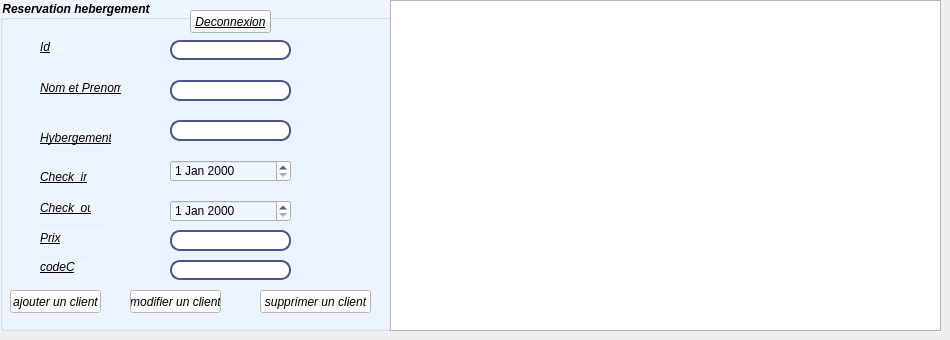
      <widget class="QWidget" name="tab">
       <attribute name="title">
        <string>CRUD</string>
       </attribute>
       <widget class="QGroupBox" name="groupBox">
        <property name="geometry">
         <rect>
          <x>0</x>
          <y>0</y>
          <width>391</width>
          <height>331</height>
         </rect>
        </property>
        <property name="font">
         <font>
          <weight>75</weight>
          <italic>true</italic>
          <bold>true</bold>
          <strikeout>false</strikeout>
         </font>
        </property>
        <property name="styleSheet">
         <string notr="true">background-color: rgb(239, 246, 255);
</string>
        </property>
        <property name="title">
         <string>Reservation hebergement</string>
        </property>
        <widget class="QLineEdit" name="lineEdit_nomPrenom">
         <property name="geometry">
          <rect>
           <x>170</x>
           <y>80</y>
           <width>121</width>
           <height>21</height>
          </rect>
         </property>
         <property name="styleSheet">
          <string notr="true">QLineEdit{

border: 2px solid rgb(76,84,140);

border-radius: 10px;

color: #FFF;

padding-left:20px;

padding-right:20px;

background-color:rgb(255 255, 255)

}

QLineEdit:hover{

border:2px sold ;

color: rgb(255, 0, 0);

}

QLineEdit:focus{

border:20px sold rgb(0, 0, 0);

background-color:rgb(131,131,131);

}



</string>
         </property>
        </widget>
        <widget class="QLineEdit" name="lineEdit_hebergement">
         <property name="geometry">
          <rect>
           <x>170</x>
           <y>120</y>
           <width>121</width>
           <height>21</height>
          </rect>
         </property>
         <property name="styleSheet">
          <string notr="true">QLineEdit{

border: 2px solid rgb(76,84,140);

border-radius: 10px;

color: #FFF;

padding-left:20px;

padding-right:20px;

background-color:rgb(255, 255, 255)

}

QLineEdit:hover{

border:2px sold ;

color: rgb(255, 0, 0);

}

QLineEdit:focus{

border:20px sold rgb(0, 0, 0);

background-color:rgb(131, 131, 131);

}



</string>
         </property>
        </widget>
        <widget class="QLineEdit" name="lineEdit_prix">
         <property name="geometry">
          <rect>
           <x>170</x>
           <y>230</y>
           <width>121</width>
           <height>21</height>
          </rect>
         </property>
         <property name="styleSheet">
          <string notr="true">QLineEdit{

border: 2px solid rgb(76,84,140);

border-radius: 10px;

color: #FFF;

padding-left:20px;

padding-right:20px;

background-color:rgb(255, 255, 255)

}

QLineEdit:hover{

border:2px sold ;

color: rgb(255, 0, 0);

}

QLineEdit:focus{

border:20px sold rgb(0, 0, 0);

background-color:rgb(131, 131, 131);

}



</string>
         </property>
        </widget>
        <widget class="QDateEdit" name="dateEdit_checkin">
         <property name="geometry">
          <rect>
           <x>170</x>
           <y>160</y>
           <width>121</width>
           <height>22</height>
          </rect>
         </property>
         <property name="styleSheet">
          <string notr="true">QLineEdit{
	background-color: rgb(255, 255, 255);

border: 2px solid rgb(76,84,140);

border-radius: 10px;

color: #FFF;

padding-left:20px;

padding-right:20px;

background-color:rgb(0, 0, 127)

}

QLineEdit:hover{

border:2px sold ;

color: rgb(255, 0, 0);

}

QLineEdit:focus{

border:20px sold rgb(0, 0, 0);

background-color:rgb(131, 131, 131);

}



</string>
         </property>
        </widget>
        <widget class="QDateEdit" name="dateEdit_checkout">
         <property name="geometry">
          <rect>
           <x>170</x>
           <y>200</y>
           <width>121</width>
           <height>22</height>
          </rect>
         </property>
        </widget>
        <widget class="QLabel" name="nomPrenom">
         <property name="geometry">
          <rect>
           <x>40</x>
           <y>80</y>
           <width>81</width>
           <height>16</height>
          </rect>
         </property>
         <property name="font">
          <font>
           <weight>50</weight>
           <italic>true</italic>
           <bold>false</bold>
           <underline>true</underline>
           <strikeout>false</strikeout>
          </font>
         </property>
         <property name="text">
          <string>Nom et Prenom</string>
         </property>
        </widget>
        <widget class="QLabel" name="hybergement">
         <property name="geometry">
          <rect>
           <x>40</x>
           <y>130</y>
           <width>71</width>
           <height>16</height>
          </rect>
         </property>
         <property name="font">
          <font>
           <italic>true</italic>
           <underline>true</underline>
          </font>
         </property>
         <property name="text">
          <string>Hybergement</string>
         </property>
        </widget>
        <widget class="QLabel" name="checkin">
         <property name="geometry">
          <rect>
           <x>40</x>
           <y>170</y>
           <width>47</width>
           <height>14</height>
          </rect>
         </property>
         <property name="font">
          <font>
           <italic>true</italic>
           <underline>true</underline>
          </font>
         </property>
         <property name="text">
          <string>Check_in</string>
         </property>
        </widget>
        <widget class="QLabel" name="checkout">
         <property name="geometry">
          <rect>
           <x>40</x>
           <y>200</y>
           <width>51</width>
           <height>16</height>
          </rect>
         </property>
         <property name="font">
          <font>
           <italic>true</italic>
           <underline>true</underline>
          </font>
         </property>
         <property name="text">
          <string>Check_out</string>
         </property>
        </widget>
        <widget class="QLabel" name="prix">
         <property name="geometry">
          <rect>
           <x>40</x>
           <y>230</y>
           <width>71</width>
           <height>16</height>
          </rect>
         </property>
         <property name="font">
          <font>
           <italic>true</italic>
           <underline>true</underline>
          </font>
         </property>
         <property name="text">
          <string>Prix</string>
         </property>
        </widget>
        <widget class="QLabel" name="Id">
         <property name="geometry">
          <rect>
           <x>40</x>
           <y>40</y>
           <width>47</width>
           <height>14</height>
          </rect>
         </property>
         <property name="font">
          <font>
           <italic>true</italic>
           <underline>true</underline>
          </font>
         </property>
         <property name="text">
          <string>Id</string>
         </property>
        </widget>
        <widget class="QLineEdit" name="lineEdit_Id">
         <property name="geometry">
          <rect>
           <x>170</x>
           <y>40</y>
           <width>121</width>
           <height>20</height>
          </rect>
         </property>
         <property name="styleSheet">
          <string notr="true">QLineEdit{

border: 2px solid rgb(76,84,140);

border-radius: 10px;

color: #FFF;

padding-left:20px;

padding-right:20px;

background-color:rgb(255 255, 255)

}

QLineEdit:hover{

border:2px sold ;

color: rgb(255, 0, 0);

}

QLineEdit:focus{

border:20px sold rgb(0, 0, 0);

background-color:rgb(131,131,131);

}



</string>
         </property>
         <property name="text">
          <string/>
         </property>
        </widget>
        <widget class="QLineEdit" name="lineEdit_codeC">
         <property name="geometry">
          <rect>
           <x>170</x>
           <y>260</y>
           <width>121</width>
           <height>20</height>
          </rect>
         </property>
         <property name="styleSheet">
          <string notr="true">QLineEdit{

border: 2px solid rgb(76,84,140);

border-radius: 10px;

color: #FFF;

padding-left:20px;

padding-right:20px;

background-color:rgb(255, 255, 255)

}

QLineEdit:hover{

border:2px sold ;

color: rgb(255, 0, 0);

}

QLineEdit:focus{

border:20px sold rgb(0, 0, 0);

background-color:rgb(131, 131, 131);

}



</string>
         </property>
        </widget>
        <widget class="QLabel" name="label">
         <property name="geometry">
          <rect>
           <x>40</x>
           <y>260</y>
           <width>47</width>
           <height>14</height>
          </rect>
         </property>
         <property name="font">
          <font>
           <italic>true</italic>
           <underline>true</underline>
           <strikeout>false</strikeout>
          </font>
         </property>
         <property name="text">
          <string>codeC</string>
         </property>
        </widget>
        <widget class="QPushButton" name="pushButton_deconnexion">
         <property name="geometry">
          <rect>
           <x>190</x>
           <y>10</y>
           <width>81</width>
           <height>23</height>
          </rect>
         </property>
         <property name="font">
          <font>
           <italic>true</italic>
           <underline>true</underline>
          </font>
         </property>
         <property name="text">
          <string>Deconnexion</string>
         </property>
        </widget>
       </widget>
       <widget class="QPushButton" name="pushButton_ajoutcl">
        <property name="geometry">
         <rect>
          <x>10</x>
          <y>290</y>
          <width>91</width>
          <height>23</height>
         </rect>
        </property>
        <property name="font">
         <font>
          <italic>true</italic>
         </font>
        </property>
        <property name="styleSheet">
         <string notr="true">background-color: rgb(255, 255, 255);</string>
        </property>
        <property name="text">
         <string>ajouter un client</string>
        </property>
       </widget>
       <widget class="QPushButton" name="pushButton_modifcl">
        <property name="geometry">
         <rect>
          <x>130</x>
          <y>290</y>
          <width>91</width>
          <height>23</height>
         </rect>
        </property>
        <property name="font">
         <font>
          <italic>true</italic>
         </font>
        </property>
        <property name="styleSheet">
         <string notr="true">background-color: rgb(255, 255, 255);</string>
        </property>
        <property name="text">
         <string>modifier un client</string>
        </property>
       </widget>
       <widget class="QPushButton" name="pushButton_supcl">
        <property name="geometry">
         <rect>
          <x>260</x>
          <y>290</y>
          <width>111</width>
          <height>23</height>
         </rect>
        </property>
        <property name="font">
         <font>
          <italic>true</italic>
         </font>
        </property>
        <property name="styleSheet">
         <string notr="true">background-color: rgb(255, 255, 255);</string>
        </property>
        <property name="text">
         <string>supprimer un client</string>
        </property>
       </widget>
       <widget class="QTableView" name="tab_rh">
        <property name="geometry">
         <rect>
          <x>390</x>
          <y>0</y>
          <width>551</width>
          <height>331</height>
         </rect>
        </property>
       </widget>
      </widget>
